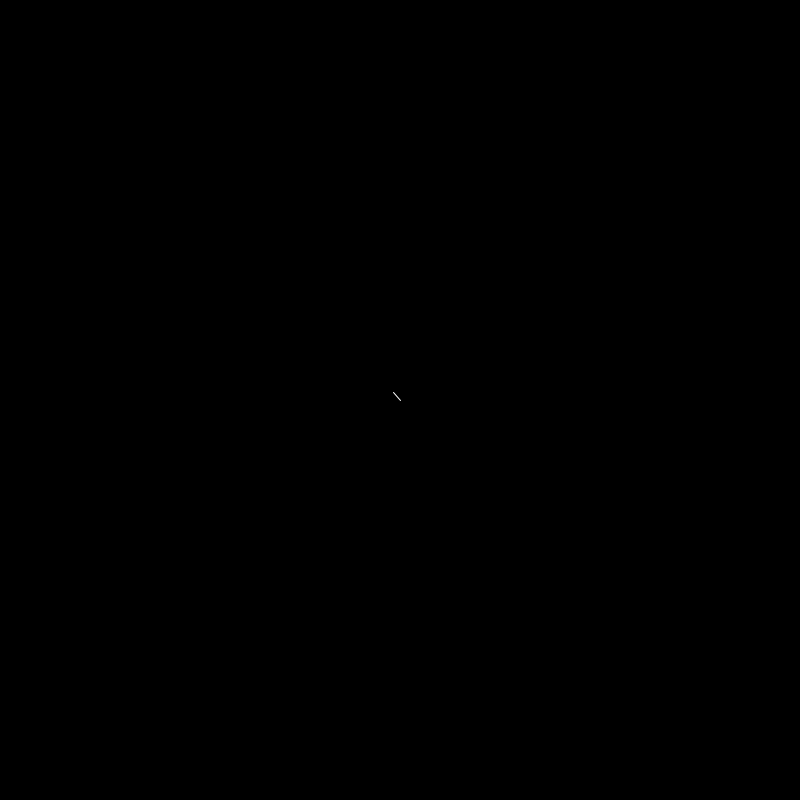
Frame 1 (no input)
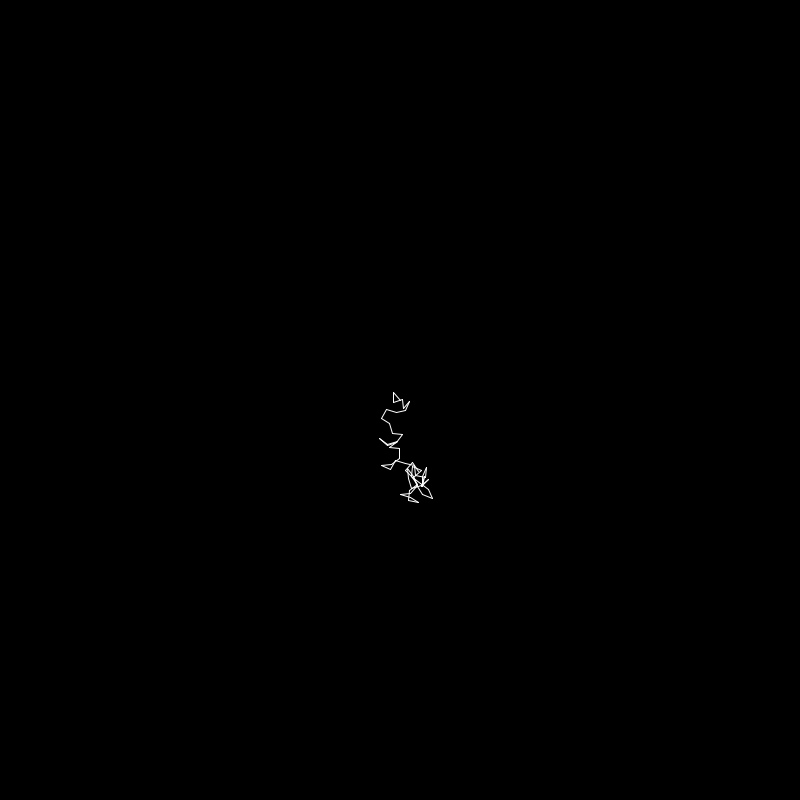
Frame 60 (the mouse pressed at the canvas centre just before this capture)
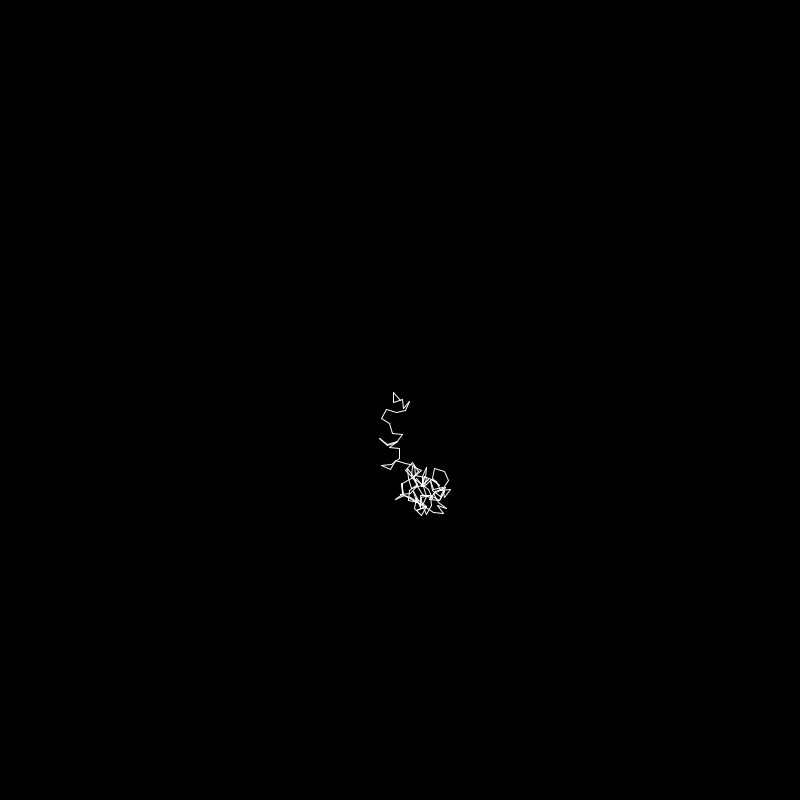
Frame 120 (the mouse held since frame 60 and released just before this capture)

The Processing sketch that drew these frames (run headless with seeded random() and noise(); from frame 60 on, the mouse is pressed at the canvas centre):

// Processing sketch: b_fine_random_walk
// ── b_fine_random_walk.pde
// fine random walk
// author: dennis goldschmidt
// date: 11 Aug 2017
// ---
// Random walk in 2D all directions
// ---

float x, y, xold, yold;
float angle;
float step = 10.;
void setup () {
  size(800, 800);
  background(0);
  x = width/2;
  y = height/2;
}

void draw () {
  xold = x;
  yold = y;
  stroke(255); // white stroke
  
  angle = random(TWO_PI); // random angle [0,2*pi]
  x += step*cos(angle);
  y += step*sin(angle);
  line(xold,yold, x, y); // at position x,y
}
